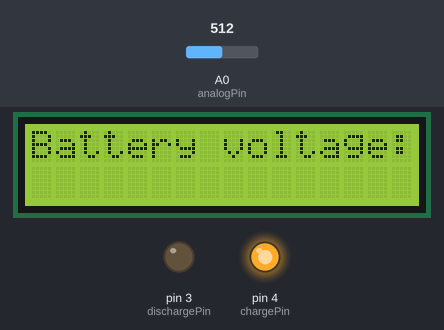
Bench run of a sketch on a simulated Arduino Uno, built with avr-gcc and run on an emulated ATmega328P. Parts: 16×2 character LCD, output pins drawn as LEDs (lit = HIGH). Inputs (shaded band) come from the test bench; at power-on: A0 (analogPin) = 512. What the sketch prints to the serial monitor is not drawn.

Above: at 1.2 s.
1.3 s: A0 (analogPin) set to 635
2.8 s: A0 (analogPin) set to 664
At 4.0 s:
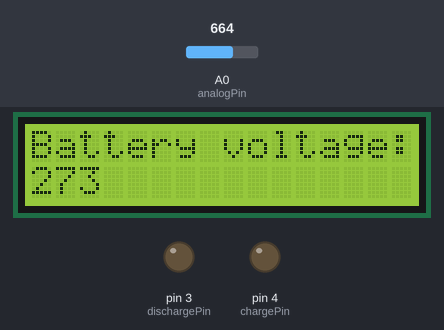
Timing chart, 0 to 5.8 s (numbered marks = the images above; inputs shaded):
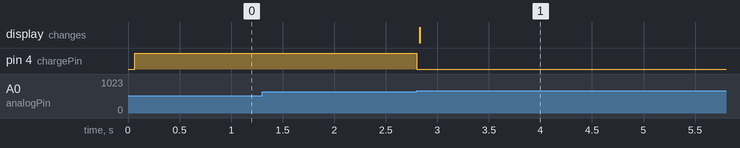

The sketch:

LW25v2.ino
```cpp
/*  RCTiming_capacitance_meter

 *   Paul Badger 2008

 *  Demonstrates use of RC time constants to measure the value of a capacitor

 *

 * Theory   A capcitor will charge, through a resistor, in one time constant, defined as T seconds where

 *    TC = R * C

 *

 *    TC = time constant period in seconds

 *    R = resistance in ohms

 *    C = capacitance in farads (1 microfarad (ufd) = .000001 farad = 10^-6 farads )

 *

 *    The capacitor's voltage at one time constant is defined as 63.2% of the charging voltage.

 *

 *  Hardware setup:

 *  Test Capacitor between common point and ground (positive side of an electrolytic capacitor  to common)

 *  Test Resistor between chargePin and common point

 *  220 ohm resistor between dischargePin and common point

 *  Wire between common point and analogPin (A/D input)

 */

#include <LiquidCrystal.h>
// на диоде, защищающем от неверной полярности, падает доля
// напряжения (англ. voltage drop). Необходимо это учитывать
#define DIODE_DROP 0.7


#define analogPin      0          // analog pin for measuring capacitor voltage
#define chargePin      4         // pin to charge the capacitor - connected to one end of the charging resistor
#define dischargePin   3         // pin to discharge the capacitor
#define resistorValue  10000.0F   // change this to whatever resistor value you are using

                                  // F formatter tells compliler it's a floating point value
LiquidCrystal lcd(13, 12, 11, 10, 9, 8);

unsigned long startTime;
unsigned long elapsedTime;
float microFarads;                // floating point variable to preserve precision, make calculations
float nanoFarads;

void setup(){

 lcd.begin(16, 2);
 // печатаем сообщение на первой строке
 lcd.print("Battery voltage:");


  pinMode(chargePin, OUTPUT);     // set chargePin to output

  digitalWrite(chargePin, LOW);

  Serial.begin(9600);             // initialize serial transmission for debugging
}

void loop(){

  digitalWrite(chargePin, HIGH);  // set chargePin HIGH and capacitor charging

  startTime = millis();

  while(analogRead(analogPin) < 648){       // 647 is 63.2% of 1023, which corresponds to full-scale voltage

  }

  elapsedTime= millis() - startTime;

 // convert milliseconds to seconds ( 10^-3 ) and Farads to microFarads ( 10^6 ),  net 10^3 (1000)

  microFarads = ((float)elapsedTime / resistorValue) * 1000;

  Serial.print(elapsedTime);       // print the value to serial port

  Serial.print(" mS    ");         // print units and carriage return

  if (microFarads > 1){

    Serial.print((long)microFarads);       // print the value to serial port

    Serial.println(" microFarads");         // print units and carriage return

     lcd.setCursor(0, 1);
// lcd.print(voltage, 2);
 // следом печатаем единицы измерения
 lcd.print((long)microFarads);

  }

  else

  {

    // if value is smaller than one microFarad, convert to nanoFarads (10^-9 Farad).

    // This is  a workaround because Serial.print will not print floats

    nanoFarads = microFarads * 1000.0;      // multiply by 1000 to convert to nanoFarads (10^-9 Farads)

    Serial.print((long)nanoFarads);         // print the value to serial port

    Serial.println(" nanoFarads");          // print units and carriage return

         lcd.setCursor(0, 1);
// lcd.print(voltage, 2);
 // следом печатаем единицы измерения
 lcd.print((long)nanoFarads);

  }

  /* dicharge the capacitor  */

  digitalWrite(chargePin, LOW);             // set charge pin to  LOW

  pinMode(dischargePin, OUTPUT);            // set discharge pin to output

  digitalWrite(dischargePin, LOW);          // set discharge pin LOW

  while(analogRead(analogPin) > 0){         // wait until capacitor is completely discharged

  }

  pinMode(dischargePin, INPUT);            // set discharge pin back to input
}
```

Measured:
- the behaviour switches between 647 and 648 on A0 (analogPin) (found by bisection; images 0 and 1)
- after the input at 1.3 s, every drawn part: stays the same
- after the input at 2.8 s, pin 4 (chargePin): HIGH → LOW at once; the display: changes at once (image 1)
